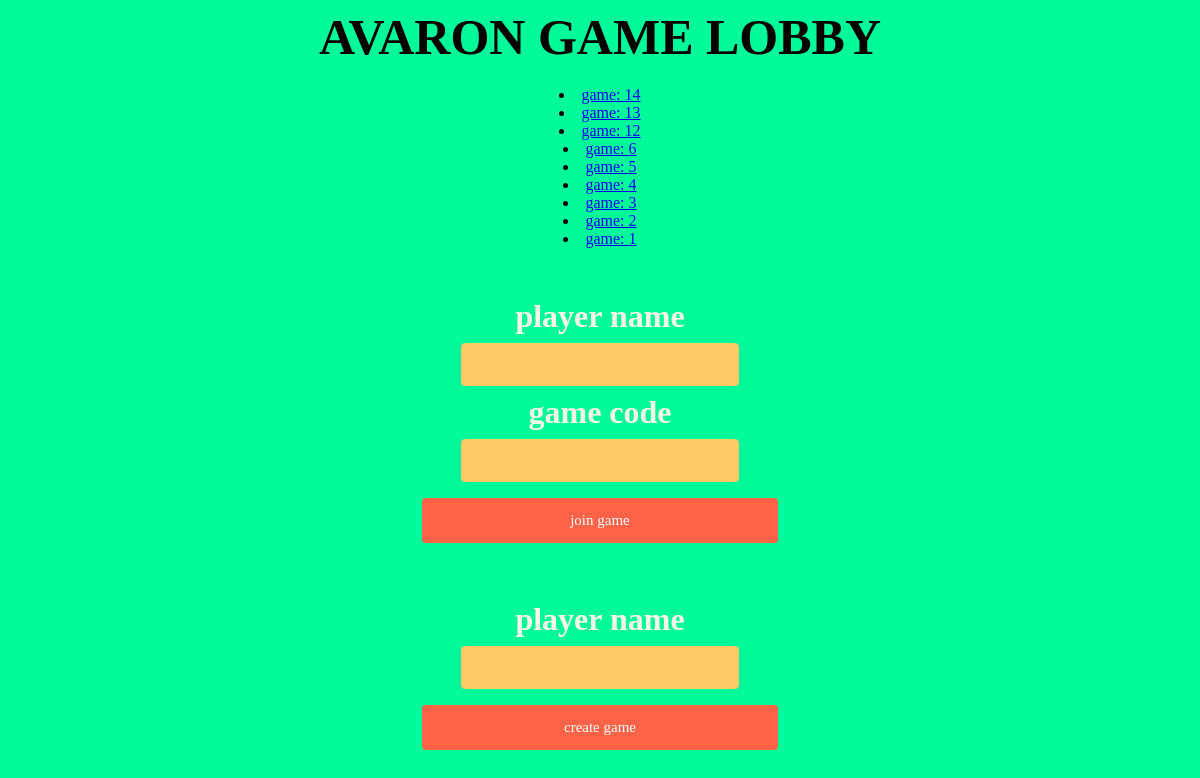
The page /avaron/ on the database as committed earlier.
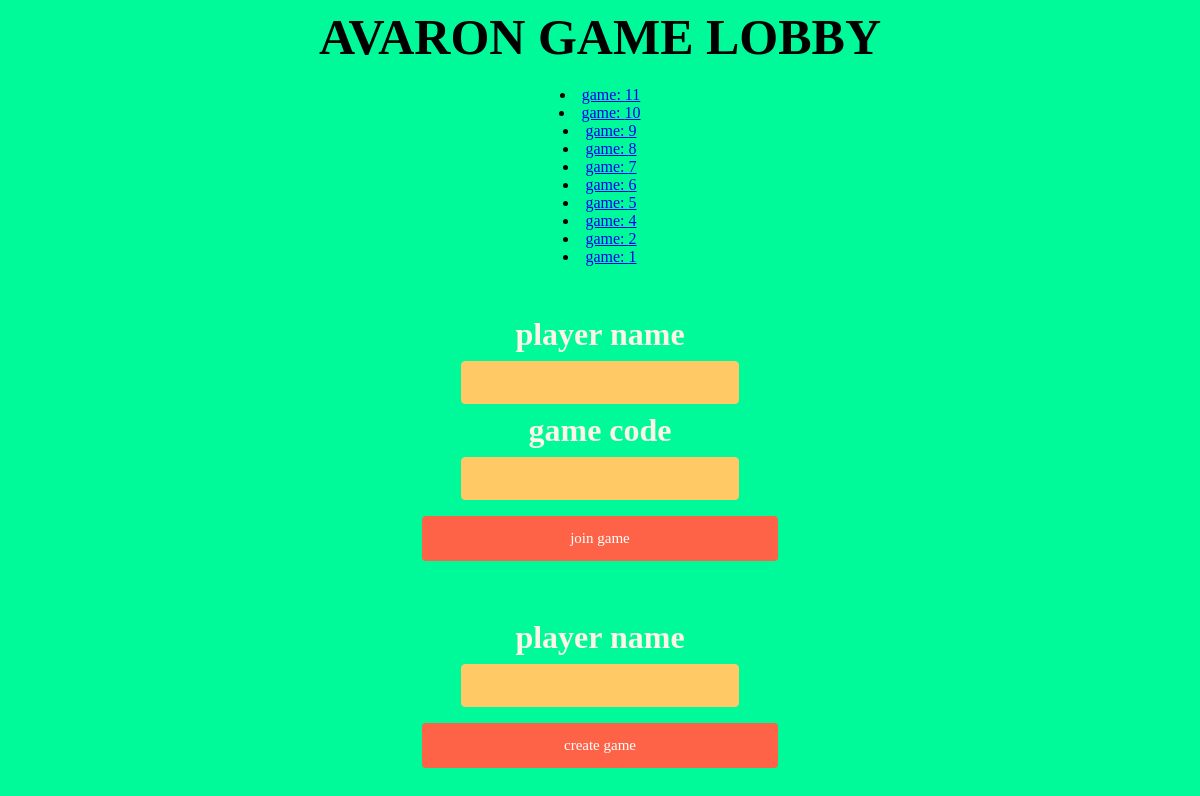
The same page on the database as committed later.
### avaron/models.py (models this page shows, shortened)
class Game(models.Model):
	room_num = models.IntegerField()
	pub_date = models.DateTimeField('date created')
	game_started = models.BooleanField(default=0)

### avaron/views.py (the view)
def index(request):
    latest_game_list = Game.objects.order_by('-pub_date')
    template = loader.get_template('avaron/index.html')
    context = {
        'latest_game_list': latest_game_list,
    }
    request.session['gameEntry']="na"
    return HttpResponse(template.render(context, request))

### avaron/templates/avaron/index.html (shortened to what this page needs)
<!DOCTYPE html>
<html>
<head>
{% load static %}
<link href="{% static 'avaron/lobby.css' %}" rel="stylesheet" type="text/css"/>
</head>
<body>
	<h1><montserratb>AVARON GAME LOBBY</montserratb></h1>
	<p class = "bottomspace2">
	{% if latest_game_list %}
    {% for game in latest_game_list %}
        <li><a href="{% url 'avaron:game_room' game.room_num %}"><montserrat>game: {{ game.room_num }}</montserrat></a></li>
    {% endfor %}
	{% else %}</p>
    <p><montserrat>No games exist.</montserrat></p>
{% endif %}
<p class = "bottomspace">
<form method="post" onsubmit="myButton.disabled = true; return true;">
<montserrat><whiteC><h1>player name</h1></whiteC></montserrat>
<p><input id="player_name" type="text" name="player_field"></p>
<montserrat><whiteC><h1>game code</h1></whiteC></montserrat>
<p><input id="game_num" type="text" name="game_field"></p>
<input class="btn btn-primary" type="submit" id="join" value="join game">
</form></p>
<p class = "bottomspace">
<form action = "make_game/" method="post" onsubmit="myButton.disabled = true; return true;">
<montserrat><whiteC><h1>player name</h1></whiteC></montserrat>
<p><input id="player_name" type="text" name="player_field"></p>
<input type="submit" value="create game">
</form></p>
</body>
</html>

Rows that differ between the two databases and show on the page:
removed Game: room_num "14"
removed Game: room_num "13"
removed Game: room_num "12"
removed Game: room_num "3"
added Game: room_num "11"
added Game: room_num "10"
added Game: room_num "9"
added Game: room_num "8"
added Game: room_num "7"
